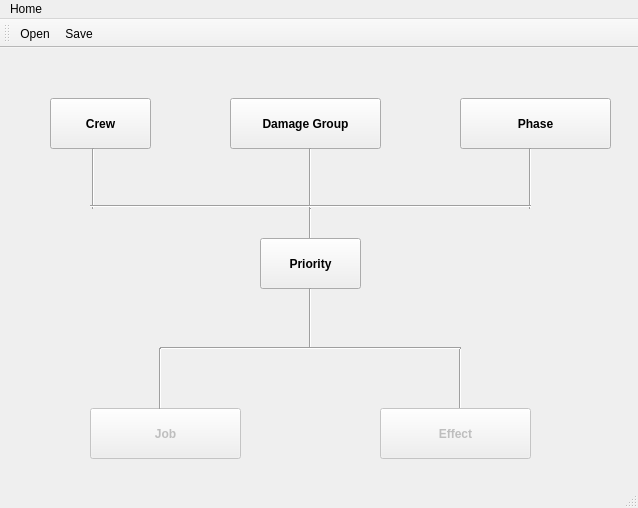
<?xml version="1.0" encoding="UTF-8"?>
<ui version="4.0">
 <class>MainWindow</class>
 <widget class="QMainWindow" name="MainWindow">
  <property name="geometry">
   <rect>
    <x>0</x>
    <y>0</y>
    <width>638</width>
    <height>508</height>
   </rect>
  </property>
  <property name="windowTitle">
   <string>MainWindow</string>
  </property>
  <property name="toolButtonStyle">
   <enum>Qt::ToolButtonIconOnly</enum>
  </property>
  <widget class="QWidget" name="centralwidget">
   <widget class="QPushButton" name="crew_button">
    <property name="geometry">
     <rect>
      <x>50</x>
      <y>50</y>
      <width>101</width>
      <height>51</height>
     </rect>
    </property>
    <property name="font">
     <font>
      <weight>75</weight>
      <bold>true</bold>
     </font>
    </property>
    <property name="text">
     <string>Crew</string>
    </property>
   </widget>
   <widget class="QPushButton" name="damage_group_window">
    <property name="geometry">
     <rect>
      <x>230</x>
      <y>50</y>
      <width>151</width>
      <height>51</height>
     </rect>
    </property>
    <property name="font">
     <font>
      <weight>75</weight>
      <bold>true</bold>
     </font>
    </property>
    <property name="text">
     <string>Damage Group</string>
    </property>
   </widget>
   <widget class="Line" name="line">
    <property name="geometry">
     <rect>
      <x>83</x>
      <y>100</y>
      <width>20</width>
      <height>61</height>
     </rect>
    </property>
    <property name="orientation">
     <enum>Qt::Vertical</enum>
    </property>
   </widget>
   <widget class="Line" name="line_2">
    <property name="geometry">
     <rect>
      <x>300</x>
      <y>100</y>
      <width>20</width>
      <height>61</height>
     </rect>
    </property>
    <property name="orientation">
     <enum>Qt::Vertical</enum>
    </property>
   </widget>
   <widget class="Line" name="line_3">
    <property name="geometry">
     <rect>
      <x>90</x>
      <y>150</y>
      <width>221</width>
      <height>16</height>
     </rect>
    </property>
    <property name="orientation">
     <enum>Qt::Horizontal</enum>
    </property>
   </widget>
   <widget class="Line" name="line_4">
    <property name="geometry">
     <rect>
      <x>300</x>
      <y>160</y>
      <width>20</width>
      <height>31</height>
     </rect>
    </property>
    <property name="orientation">
     <enum>Qt::Vertical</enum>
    </property>
   </widget>
   <widget class="QPushButton" name="priority_button">
    <property name="enabled">
     <bool>true</bool>
    </property>
    <property name="geometry">
     <rect>
      <x>260</x>
      <y>190</y>
      <width>101</width>
      <height>51</height>
     </rect>
    </property>
    <property name="font">
     <font>
      <weight>75</weight>
      <bold>true</bold>
     </font>
    </property>
    <property name="text">
     <string>Priority</string>
    </property>
   </widget>
   <widget class="QPushButton" name="phase_button">
    <property name="geometry">
     <rect>
      <x>460</x>
      <y>50</y>
      <width>151</width>
      <height>51</height>
     </rect>
    </property>
    <property name="font">
     <font>
      <weight>75</weight>
      <bold>true</bold>
     </font>
    </property>
    <property name="text">
     <string>Phase</string>
    </property>
   </widget>
   <widget class="Line" name="line_5">
    <property name="geometry">
     <rect>
      <x>520</x>
      <y>100</y>
      <width>20</width>
      <height>61</height>
     </rect>
    </property>
    <property name="orientation">
     <enum>Qt::Vertical</enum>
    </property>
   </widget>
   <widget class="Line" name="line_6">
    <property name="geometry">
     <rect>
      <x>310</x>
      <y>150</y>
      <width>221</width>
      <height>16</height>
     </rect>
    </property>
    <property name="orientation">
     <enum>Qt::Horizontal</enum>
    </property>
   </widget>
   <widget class="QPushButton" name="pushButton_4">
    <property name="enabled">
     <bool>false</bool>
    </property>
    <property name="geometry">
     <rect>
      <x>90</x>
      <y>360</y>
      <width>151</width>
      <height>51</height>
     </rect>
    </property>
    <property name="font">
     <font>
      <weight>75</weight>
      <bold>true</bold>
     </font>
    </property>
    <property name="text">
     <string>Job</string>
    </property>
   </widget>
   <widget class="Line" name="line_7">
    <property name="geometry">
     <rect>
      <x>300</x>
      <y>240</y>
      <width>20</width>
      <height>61</height>
     </rect>
    </property>
    <property name="orientation">
     <enum>Qt::Vertical</enum>
    </property>
   </widget>
   <widget class="Line" name="line_8">
    <property name="geometry">
     <rect>
      <x>450</x>
      <y>300</y>
      <width>20</width>
      <height>61</height>
     </rect>
    </property>
    <property name="orientation">
     <enum>Qt::Vertical</enum>
    </property>
   </widget>
   <widget class="QPushButton" name="pushButton_5">
    <property name="enabled">
     <bool>false</bool>
    </property>
    <property name="geometry">
     <rect>
      <x>380</x>
      <y>360</y>
      <width>151</width>
      <height>51</height>
     </rect>
    </property>
    <property name="font">
     <font>
      <weight>75</weight>
      <bold>true</bold>
     </font>
    </property>
    <property name="text">
     <string>Effect</string>
    </property>
   </widget>
   <widget class="Line" name="line_10">
    <property name="geometry">
     <rect>
      <x>160</x>
      <y>290</y>
      <width>151</width>
      <height>20</height>
     </rect>
    </property>
    <property name="orientation">
     <enum>Qt::Horizontal</enum>
    </property>
   </widget>
   <widget class="Line" name="line_11">
    <property name="geometry">
     <rect>
      <x>150</x>
      <y>300</y>
      <width>20</width>
      <height>61</height>
     </rect>
    </property>
    <property name="orientation">
     <enum>Qt::Vertical</enum>
    </property>
   </widget>
   <widget class="Line" name="line_12">
    <property name="geometry">
     <rect>
      <x>310</x>
      <y>290</y>
      <width>151</width>
      <height>20</height>
     </rect>
    </property>
    <property name="orientation">
     <enum>Qt::Horizontal</enum>
    </property>
   </widget>
  </widget>
  <widget class="QMenuBar" name="menubar">
   <property name="geometry">
    <rect>
     <x>0</x>
     <y>0</y>
     <width>638</width>
     <height>21</height>
    </rect>
   </property>
   <widget class="QMenu" name="menugg">
    <property name="title">
     <string>Home</string>
    </property>
    <addaction name="actionOpen"/>
    <addaction name="actionSave"/>
   </widget>
   <addaction name="menugg"/>
  </widget>
  <widget class="QStatusBar" name="statusbar"/>
  <widget class="QToolBar" name="toolBar">
   <property name="windowTitle">
    <string>toolBar</string>
   </property>
   <attribute name="toolBarArea">
    <enum>TopToolBarArea</enum>
   </attribute>
   <attribute name="toolBarBreak">
    <bool>false</bool>
   </attribute>
   <addaction name="actionOpen"/>
   <addaction name="actionSave"/>
  </widget>
  <action name="actionOpen">
   <property name="text">
    <string>Open</string>
   </property>
   <property name="shortcut">
    <string>Ctrl+O</string>
   </property>
  </action>
  <action name="actionSave">
   <property name="text">
    <string>Save</string>
   </property>
  </action>
 </widget>
 <resources/>
 <connections/>
</ui>
